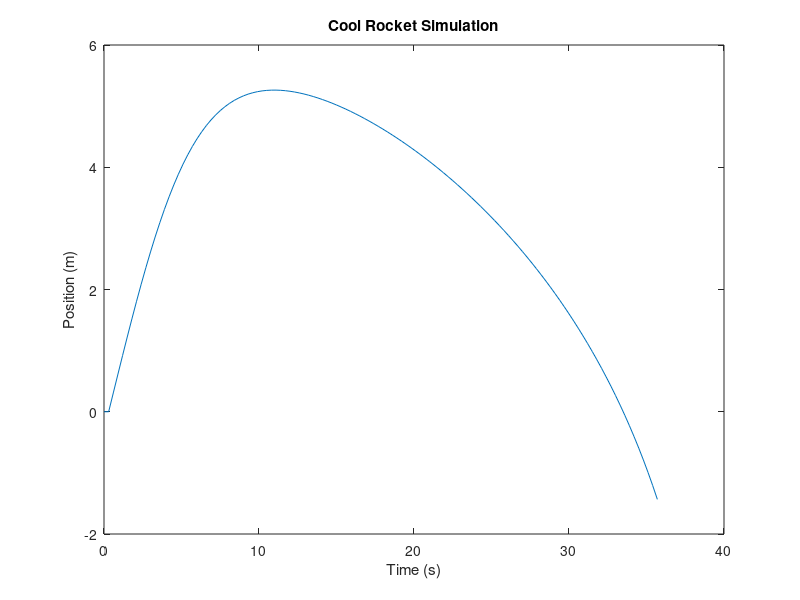
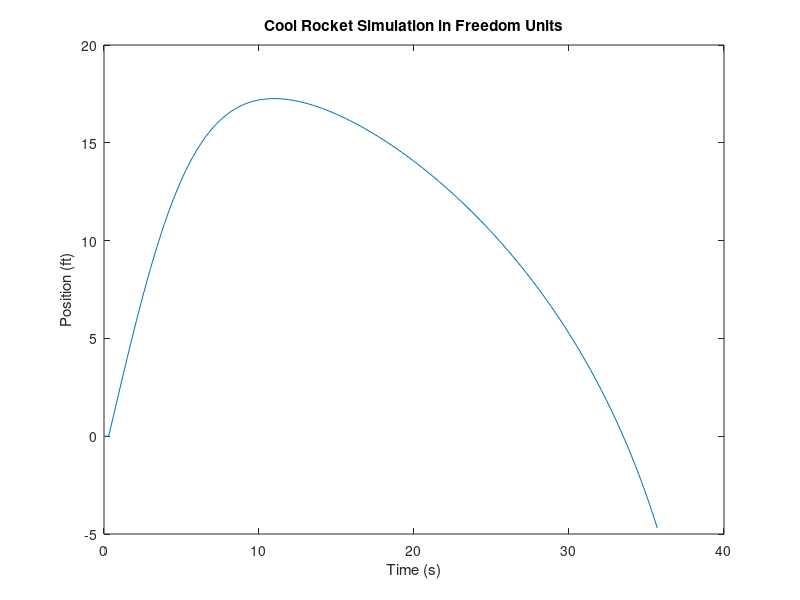

These charts were generated, in order, by the following MATLAB code:

% This is a function that models the flight dynamics for water bottle 
% rockets. It continues iterating while rocket has positive velocity

%Flight 14 Data
%200	ml water
%20	psi launch pressure
%54 ft apogee

delta_t = 0.3; % need to work on getting this down

%Setting initial conditions on the persistent arrays
P_int = input("What was the launch pressure in psi? ")*6.89476;      %internal pressure [kPa], converted from psi
v_rocket = 0;   %velocity of the rocket relative to a fixed frame [m/s]
h = 0;          %height [m]
V_water = input("What was the water volume in mL? ")/1000000; %for the test flight we care about

%Constant variables
R_water = 997;      %density of liquid water [kg/m^3]
R_air =  1.293;     %density of atmospheric air [kg/m^3]
C_d = 0.5;          %Drag coefficient [Unitless]
g = 9.81;           %gravitational constant [m/s^2]
m_water = V_water*R_water; %mass of the water in the rocket [kg]

m_rocket = 0; %this is changing but dependent on m_water anyways
m_bottle = 0.198; %mass of empty bottle without water [kg]
V_bottle = 1250/1000000; %fillable volume of the empty bottle [m^3], 1250mL

m_air = (V_bottle-V_water)*R_air;

P_atm = 101.325; %atmospheric pressure [kPa]
D_rocket = 0.086; %diameter of the rocket [m]
D_nozzle = 0.01; %diameter of the rocket [m]
A_rocket = pi()*(D_rocket/2)^2; %cross sectional area of rocket body [m^2]
A_nozzle = pi()*(D_nozzle/2)^2; %cross sectional area of rocket nozzle [m^2]
gamma = 1.4; %

%these variables change but are derived from the other changing
%variables. The values here are purely for initializing the variable.
v_water = 0;    %velocity of water moving inside of rocket body
v_WR = 0;       %expulsion velocity of the water in relation to the rocket's nozzle
F_thrust = 0;   %thrust force on the rocket
F_weight = 0;   %thrust force on the rocket
F_drag = 0;     %thrust force on the rocket

bool_waterleftinside = true; %set to 0 when the mass of water in the 
%rocket is below or equal to 0, this then should enable something 
%later to start decreasing air mass

%arrays for the values that we're looking to keep track of
%by the end of the simulation and during each iteration for plotting
%and analysis
pARRAY = [];
mARRAY = [];
vARRAY = [];
hARRAY = [];
tARRAY = [];

if isempty(vARRAY)
    vARRAY(1) = 0;
end

totalTime = 0; %total elapsed time

pARRAY = [pARRAY, P_int];
mARRAY = [mARRAY, m_water];
vARRAY = [vARRAY, v_rocket];
hARRAY = [hARRAY, h];
tARRAY = [tARRAY, 0];

frame = 2;

%loop until velocity < 0 
while vARRAY(frame-1)>= -5 
    
    %initiation
    v_water = sqrt(2*(pARRAY(frame-1))/(R_water*(1-(A_nozzle/A_rocket)^2)));
    v_WR = A_nozzle*v_water/A_rocket;
    m_dot = -R_water*A_nozzle*v_WR;
    V1 = V_bottle - m_water/R_water;
    m_rocket = mARRAY(frame-1) + m_air + m_bottle;

    %assessment
    F_thrust = -m_dot*v_WR+A_nozzle*(pARRAY(frame-1))*1000; %x1000 bc we're using kPa and need to be using Pa
    %the "-" in front of the m_dot term is to unify the direction such
    %that thrust is pointing upwards
    F_weight = m_rocket*g;
    F_drag = 1/2*R_air*vARRAY(frame-1)^2*C_d*A_rocket;
    
    fprintf('Frame: %i Forces |Thrust: %f|Weight: %f|Drag: %f \n', frame, F_thrust, F_weight, F_drag);

    %progression
    F_net = F_thrust - F_weight - F_drag;
    mARRAY(frame) = mARRAY(frame-1) + m_dot*delta_t;
    V2 = V_bottle - mARRAY(frame)/R_water;
    next_m_rocket = mARRAY(frame) + m_air + m_bottle; %using updated m_water value
    vARRAY(frame) = (m_rocket*vARRAY(frame-1)+ F_net*delta_t)/next_m_rocket;
    pARRAY(frame) = pARRAY(frame-1)*(V1/V2)^gamma;
    hARRAY(frame) = vARRAY(frame-1)*delta_t;

    %timekeeping
    tARRAY(frame) = tARRAY(frame-1)+delta_t;
    
    fprintf('Frame: %i |P: %fkPa|V: %fm/s|M: %fkg |Time: %fs\n', frame, pARRAY(frame), vARRAY(frame), mARRAY(frame), tARRAY(frame));

    frame = frame + 1;
end

plot(tARRAY, hARRAY);
title('Cool Rocket Simulation');
xlabel('Time (s)');
ylabel('Position (m)');

figure;
plot(tARRAY, hARRAY*3.28);
title('Cool Rocket Simulation in Freedom Units');
xlabel('Time (s)');
ylabel('Position (ft)');


max_height = max(hARRAY)*3.28 %max height in feet
